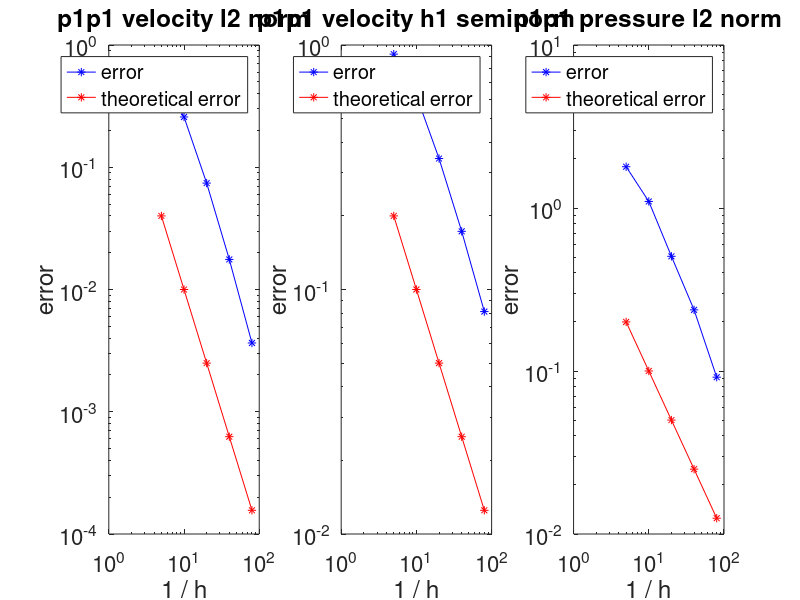

Source code (MATLAB):
% do the noem dance

%p2p1
p2p1_data = [0	0.204709	0.526912	0.15936
0	0.0448014	0.211006	0.060766
0	0.00665055	0.0737036	0.0202213
0	0.00112827	0.0294223	0.00972404
0	0.00025998	0.014437	0.00450239];

p1p1_data = [0	0.558678	0.917725	1.79164
0	0.257823	0.621549	1.09716
0	0.074205	0.343281	0.505324
0	0.017617	0.172961	0.237226
0	0.00365308	0.081232	0.0916245];

h = [0.2 0.1 0.05 0.025 0.0125];
h_inv = 1./h;


% figure
% subplot(2,3,1);
% loglog(h_inv,p2p1_data(:,2),'r*');
% hold on
% loglog(h_inv,h.^3,'b');
% loglog(h_inv,h.^2,'g');
% title('p2p1 velocity l2 norm');
% hold off
% 
% subplot(2,3,2);
% loglog(h_inv,p2p1_data(:,3),'r*');
% hold on
% loglog(h_inv,h.^2,'b');
% loglog(h_inv,h.^1,'g');
% title('p2p1 velocity h1 seminorm');
% hold off
% 
% 
% subplot(2,3,3);
% loglog(h_inv,p2p1_data(:,4),'r*');
% hold on
% loglog(h_inv,h.^2,'b');
% loglog(h_inv,h.^1,'g');
% title('p2p1 pressure l2 norm');
% hold off
set(0,'DefaultAxesFontSize',16)

subplot(1,3,1);
loglog(h_inv,p1p1_data(:,2),'b-*');
hold on
loglog(h_inv,h.^2,'r-*');
title('p1p1 velocity l2 norm');
xlabel('1 / h');
ylabel('error');
legend('error','theoretical error');
hold off

subplot(1,3,2);
loglog(h_inv,p1p1_data(:,3),'b-*');
hold on
loglog(h_inv,h,'r-*');
title('p1p1 velocity h1 seminorm');
xlabel('1 / h');
ylabel('error');
legend('error','theoretical error');
hold off


subplot(1,3,3);
loglog(h_inv,p1p1_data(:,4),'b-*');
hold on
loglog(h_inv,h,'r-*');
title('p1p1 pressure l2 norm');
xlabel('1 / h');
ylabel('error');
legend('error','theoretical error');
hold off